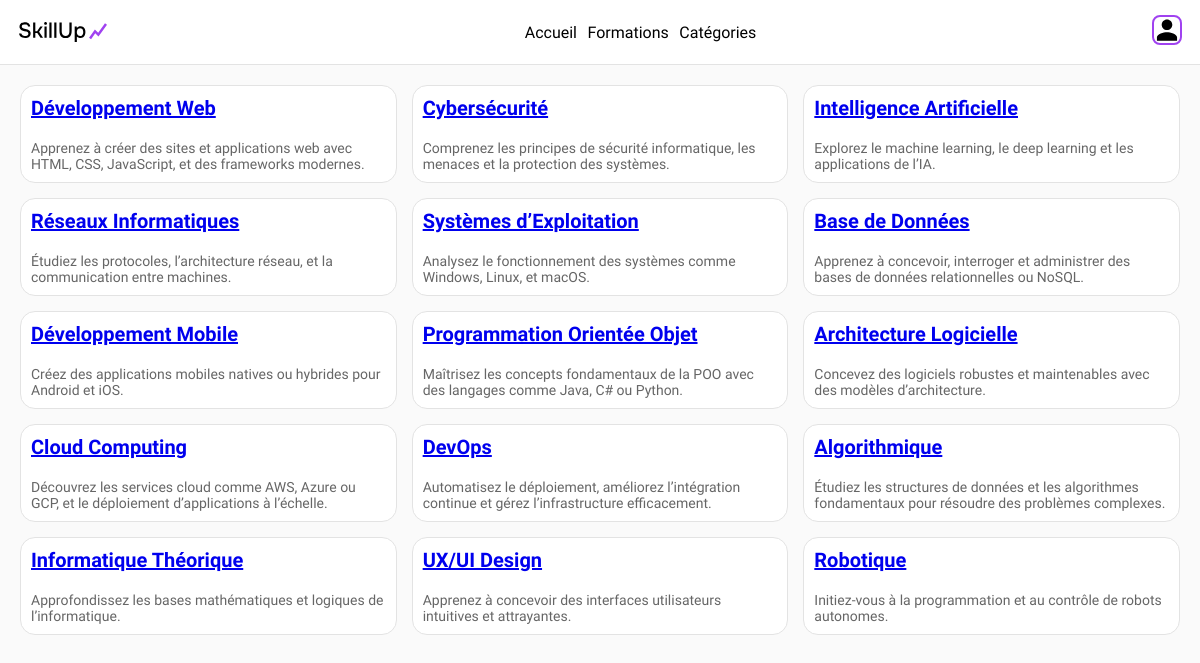
Page /pages/categories.php on the earlier database version.
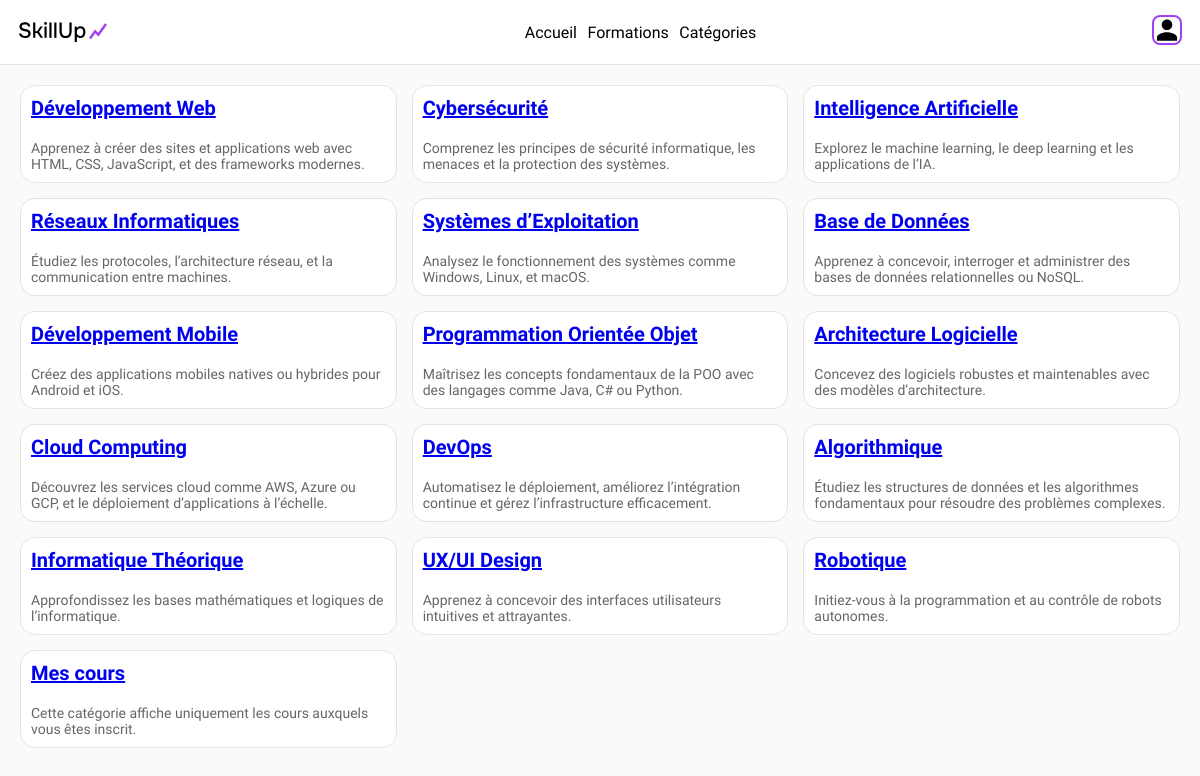
Same page on the later database version.
### tables this page shows
CREATE TABLE IF NOT EXISTS `Categories` (
  `id` int NOT NULL,
  `nom` varchar(50) DEFAULT NULL,
  `description` text,
  `date_creation` datetime DEFAULT CURRENT_TIMESTAMP
);

### pages/categories.php (the view, shortened to what this page needs)
<?php
$db =  connectDB();
$query = "SELECT * FROM categories";
$stmt = $db->prepare($query);
$stmt->execute();
$categories = $stmt->fetchAll(PDO::FETCH_ASSOC);
?>
<!DOCTYPE html>
<html lang="fr">
    <head>
        <link rel="stylesheet" type="text/css" href="../<?php echo CSS_PATH; ?>/categories.css">
    </head>
    <body>
        <nav>
            <div class="logo">
            </div>
            <ul>
                <li><a href="../">Accueil</a></li>
                <li><a href="formations.php">Formations</a></li>
                <li><a href="categories.php">Catégories</a></li>
            </ul>
            <div class="profil">
                <a href="connection.php">
                    <svg class="profil-light" xmlns="http://www.w3.org/2000/svg" width="64" height="64" fill="#000000" viewBox="0 0 24 24">
                        <path d="M12 12c2.7 0 4.9-2.2 4.9-4.9S14.7 2.2 12 2.2 7.1 4.4 7.1 7.1 9.3 12 12 12zm0 2c-3.1 0-9.3 1.6-9.3 4.8V22h18.6v-3.2C21.3 15.6 15.1 14 12 14z"/>
                    </svg>
                </a>
            </div>
        </nav>
        <main>
            <section class="grid-container">
                <?php foreach ($categories as $categorie): ?>
                    <div class="category">
                        <a href="../pages/formations.php?categorie=<?php echo htmlspecialchars($categorie['id']); ?>">
                            <h2><?php echo htmlspecialchars($categorie['nom']); ?></h2>
                        </a>
                        <p><?php echo htmlspecialchars($categorie['description']); ?></p>
                    </div>
                <?php endforeach; ?>
            </section>
        </main>
    </body>
</html>

Differences in the rows shown:
added categories: nom "Mes cours", description "Cette catégorie affiche uniquement les cours auxquels vous êtes inscrit."
